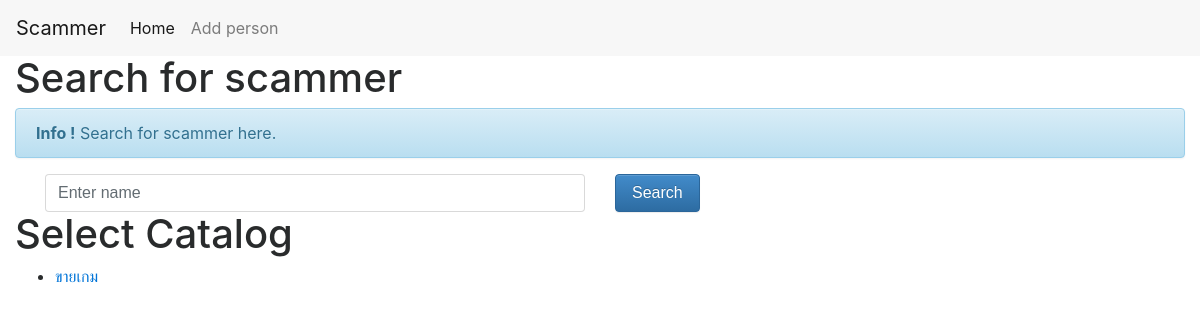
The app's page /, older data.
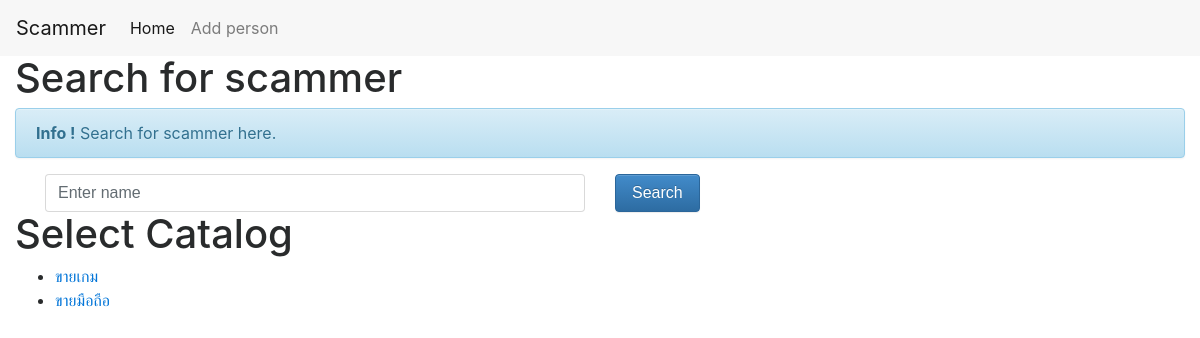
The same page, newer data.
### scammerlist/models.py (models this page shows)
class Catalog(models.Model):
    type_cat = models.CharField(max_length=200)
    def __str__(self):
        return self.type_cat

### scammerlist/views.py (the view)
# urls.py: url(r'^$', views.index , name='index'),
def index(request):
    catalog = Catalog.objects.order_by('-type_cat')
    return render(request,"scammerlist/index.html",{'catalog':catalog})

### scammerlist/templates/scammerlist/index.html (shortened to what this page needs)
{% load static %}
<head>
<link rel="stylesheet" href="{% static 'css/bootstrap.min.css' %}">
<link rel="stylesheet" href="{% static 'css/bootstrap-theme.min.css' %}">
</head>
<nav class="navbar navbar-toggleable-md navbar-light bg-faded">
  <a class="navbar-brand" href="{% url 'index' %}">Scammer</a>
  <div class="collapse navbar-collapse">
    <div class="navbar-nav">
      <a class="nav-item nav-link active" href="{% url 'index' %}">Home <span class="sr-only">(current)</span></a>
      <a class="nav-item nav-link" href="{% url 'addperson' %}">Add person</a>
    </div>
  </div>
</nav>
<div class="container-fluid">
<h1>Search for scammer</h1>
<div class="alert alert-info" role="alert">
    <strong>Info !</strong> Search for scammer here.
</div>
<form method="get" action="/search">
<div class="container">
      <div class="row">
        <div class="col-sm-6">
          <input type="text" id="searchBox" class="form-control" name="search_name" placeholder="Enter name">
        </div>
        <div class="col-sm-2">
          <input type="submit" class="btn btn-primary" id="sub_btn" value="Search" >
        </div>
      </div>
    </div>
    <h1>Select Catalog</h1>
    <ul>
    {% for a in catalog %}
        <li><a href="list/{{a.id}}">{{ a }}</a></li>
    {% endfor %}
    </ul>
</div>

Row changes from the older to the newer data that the page shows:
added Catalog: type_cat "ขายมือถือ"
